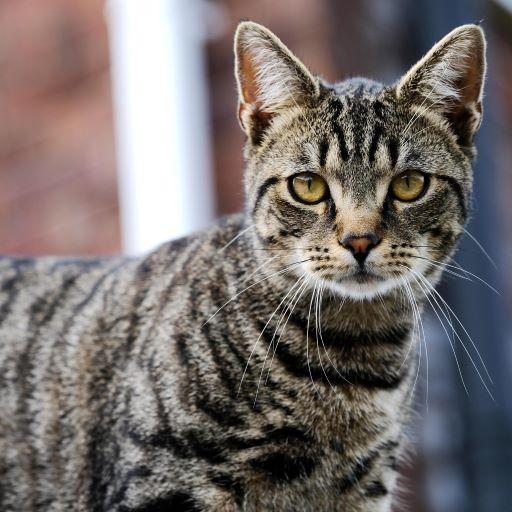
#> input picture Photos/cat.jpg, 512 x 512 px
$ jupyter execute grading.ipynb
#> lines starting #> are read from the running program, lines starting #| are printed output that depends on the picture; after the words box and inside, x2 and y2 are one past the last pixel; in counts of white or black regions, pixels touching at a corner belong together
[cell 1]
import cv2 as cv
import numpy as np
import matplotlib.pyplot as plt

[cell 2]
img = cv.imread("Photos/cat.jpg")
#> img is the input picture: shape (512, 512, 3); mean B, G, R 108.4, 110.5, 117.9

# Laplacian
gray_img = cv.cvtColor(img,cv.COLOR_BGR2GRAY)
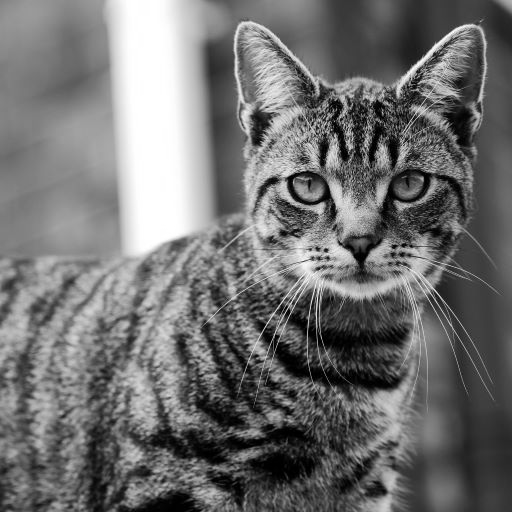
#> gray_img: shape (512, 512); min 0, max 255, mean 112.4
lap = cv.Laplacian(gray_img,cv.CV_64F)
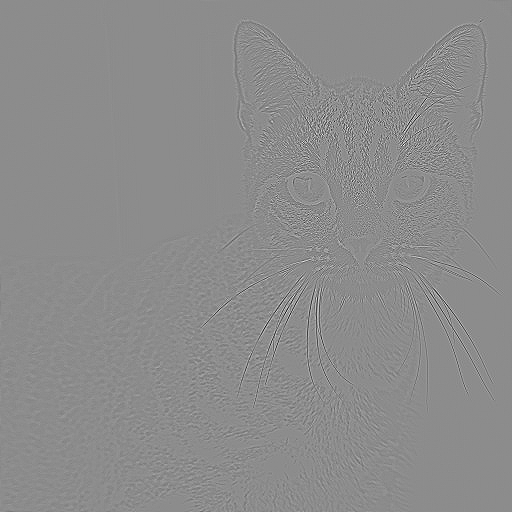
#> lap: shape (512, 512) float64; min -549, max 449, mean 0; drawn with min black and max white
lap = np.uint8(np.absolute(lap))
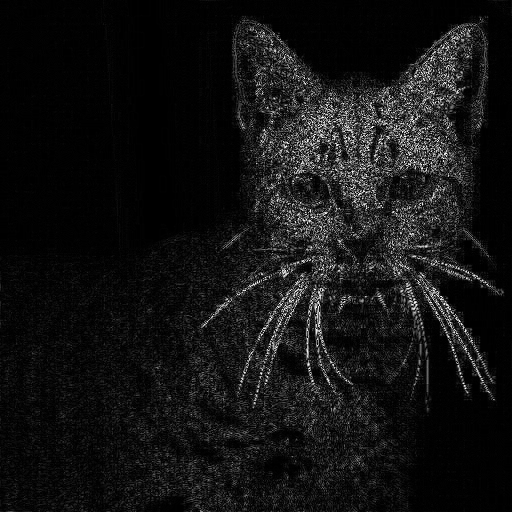
#> lap: shape (512, 512); min 0, max 255, mean 19.5
cv.imshow("Laplacian Edges",lap)

# Sobel
sobelx = cv.Sobel(gray_img,cv.CV_64F, 1, 0)
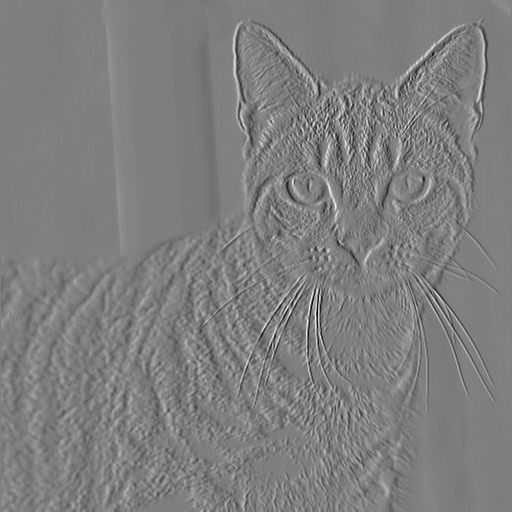
#> sobelx: shape (512, 512) float64; min -751, max 756, mean -0.6; drawn with min black and max white
sobely = cv.Sobel(gray_img,cv.CV_64F, 0, 1)
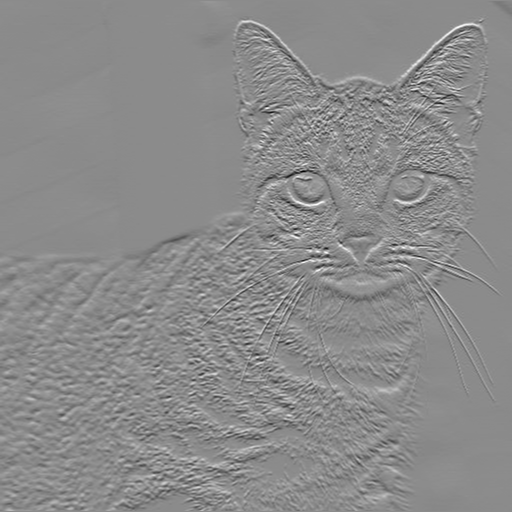
#> sobely: shape (512, 512) float64; min -787, max 652, mean -0.9; drawn with min black and max white
combined_img = cv.bitwise_or(sobelx,sobely)
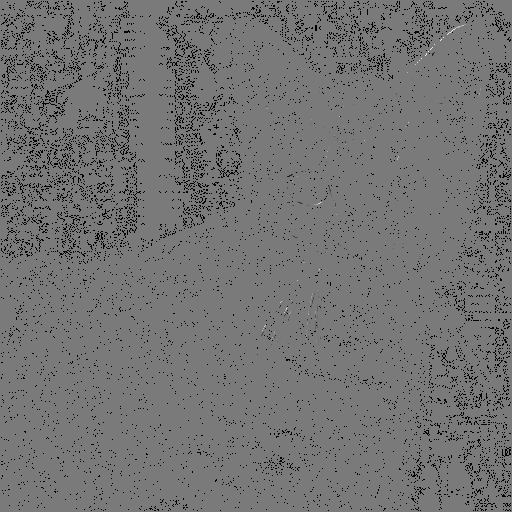
#> combined_img: shape (512, 512) float64; 5.68% of the values are NaN or infinite; the others: min -113408, max 122624, mean -89.07; drawn with min black, max white, NaN and infinite black

cv.imshow("Sobel X",sobelx)
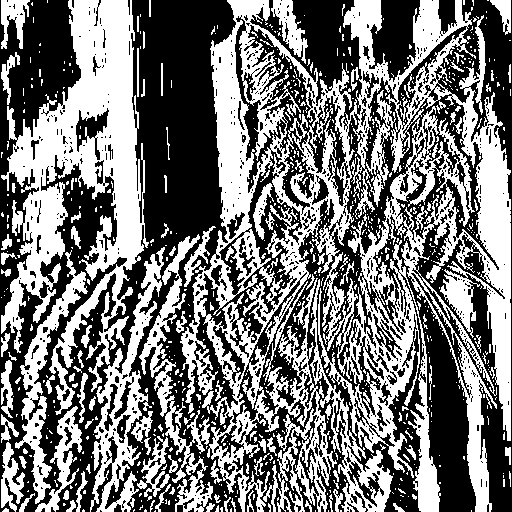
#> window 'Sobel X': shape (512, 512); 46.8% white; 778 white regions (654 under 20 px), largest, box (x1, y1, x2, y2) and area: (180, 0, 511, 512) 66098, (1, 0, 149, 415) 24751, (90, 247, 165, 512) 5195
cv.imshow("Sobel Y",sobely)
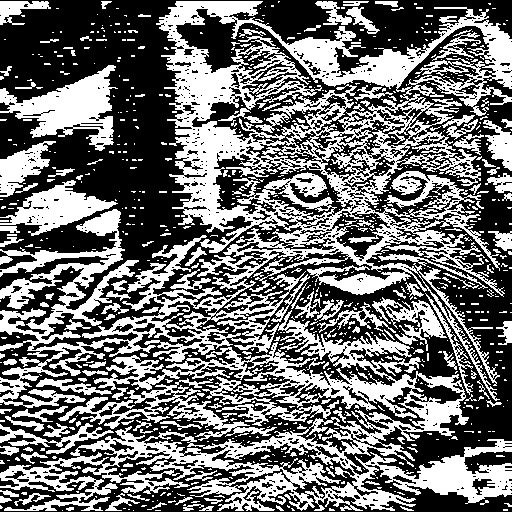
#> window 'Sobel Y': shape (512, 512); 44.3% white; 893 white regions (728 under 20 px), largest, box (x1, y1, x2, y2) and area: (0, 1, 512, 511) 85177, (0, 65, 118, 151) 4386, (58, 378, 277, 441) 2856
cv.imshow("Combined",combined_img)
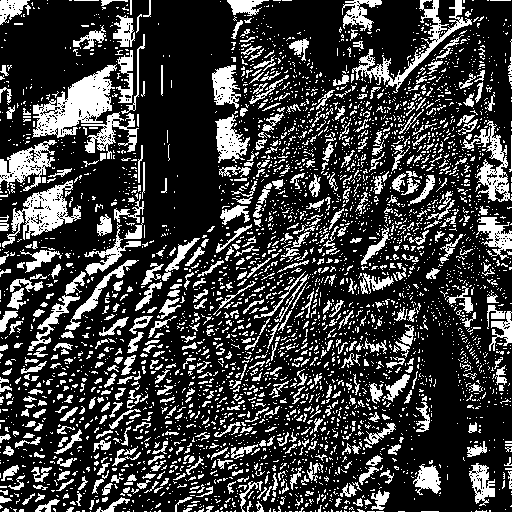
#> window 'Combined': shape (512, 512); 24.2% white; 4013 white regions (3427 under 20 px), largest, box (x1, y1, x2, y2) and area: (32, 64, 117, 138) 2829, (2, 180, 81, 248) 1869, (352, 0, 472, 93) 1719

cv.waitKey(0)

$ run again, with Photos/group.jpeg copied over Photos/cat.jpg
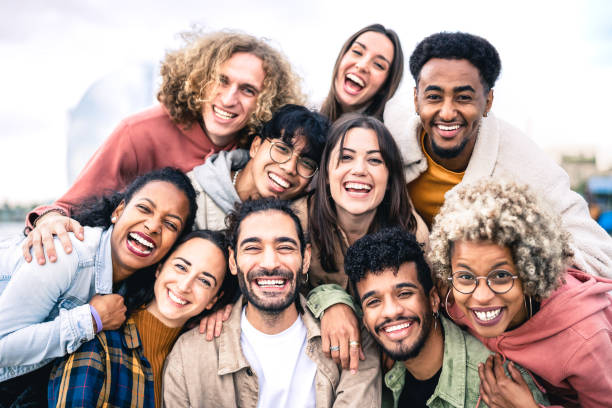
#> input picture Photos/group.jpeg, 612 x 408 px
#> img is the input picture: shape (408, 612, 3); mean B, G, R 156.2, 161.2, 181.9
#> `cv.imshow("Sobel X",sobelx)`:
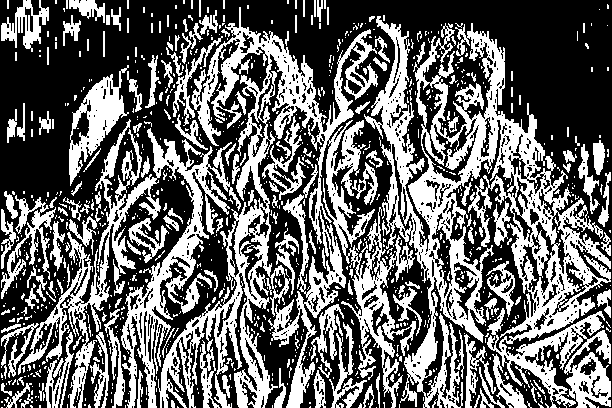
#> window 'Sobel X': shape (408, 612); 40.5% white; 942 white regions (767 under 20 px), largest, box (x1, y1, x2, y2) and area: (364, 16, 611, 408) 31427, (158, 7, 416, 408) 27028, (18, 119, 241, 408) 12984
#> `cv.imshow("Combined",combined_img)`:
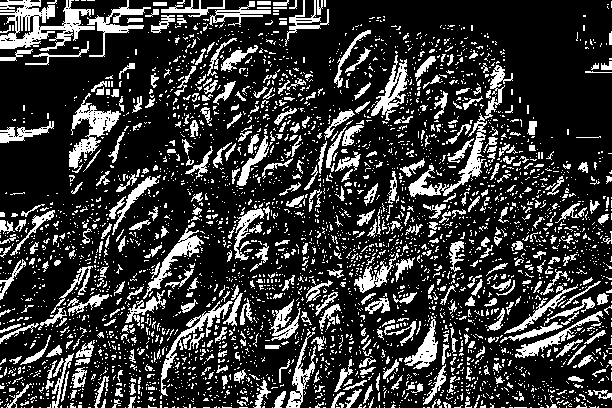
#> window 'Combined': shape (408, 612); 21.8% white; 3647 white regions (3193 under 20 px), largest, box (x1, y1, x2, y2) and area: (0, 0, 95, 51) 2256, (408, 65, 513, 197) 1638, (69, 93, 121, 169) 1256
